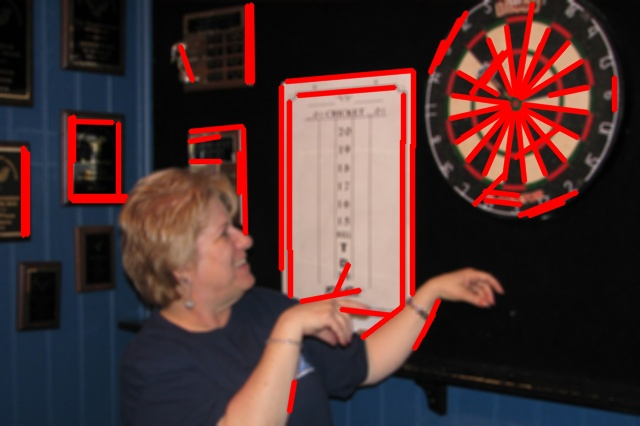
//> input picture Object Detection/dart_segment/dart0.jpg, 640 x 426 px
$ ./face dart_segment/dart0.jpg 3 3   (built with g++ and OpenCV 4)
//> lines starting //> are read from the running program, lines starting //| are printed output that depends on the picture; after the words box and inside, x2 and y2 are one past the last pixel; in counts of white or black regions, pixels touching at a corner belong together
/*  Dartboard detector using OpenCV
 *  Image Processing and Computer Vision 2013
 *  aa1462, ff13400, do1303
 */

#include "opencv.hpp"
#include "objdetect/objdetect.hpp"
#include "highgui/highgui.hpp"
#include "imgproc/imgproc.hpp"

#include <iostream>
#include <stdio.h>

using namespace std;
using namespace cv;

/** Function Headers */
void detectAndSave(Mat frame,int,int);
void circle_hough_transform (Mat& img, vector<Vec3f>& circles);
void detectDartBoards(Mat& frame, Mat& frame_gray, std::vector<Rect>& boards,vector<Vec4i>&,int, int);
void circleHough(Mat& img_gray, vector<Vec3f>& circles);
void detectLines(Mat &frame, vector<Vec4i>& lines);

/** Global variables */
CascadeClassifier dartClassifier;
string dartHaarFile = "dartcascade.xml";

string window_name = "Capture - Face detection";

/**
 * @function The main function is responsible for loading in the image and calling the other feature
 * detecting functions. It then saves out the image.
 */
int main( int argc, const char** argv )
{
    //Read in the image file as both a color and a grayscale image
	Mat frame = imread(argv[1], CV_LOAD_IMAGE_COLOR);
//> frame is the input picture: 426 rows x 640 cols, CV_8UC3; mean B, G, R 49.5, 49.8, 76.8
	Mat frame_gray = imread(argv[1], CV_LOAD_IMAGE_GRAYSCALE);

    /* This is for debugging and can be set in the MakeFile. It defines whether to show the
     * gray scale version of the image
     */
#ifdef GRAY_SCALE
	namedWindow("Gray scale", CV_WINDOW_AUTOSIZE);
	imshow("Gray scale", frame_gray);
	waitKey(0);
#endif

    //If we can't load the Haar feature file then quit
	if(!dartClassifier.load(dartHaarFile)){
        printf("--(!)Error loading\n");
        return -1;
    };

    //Detect the dartboards before saving the file
	detectAndSave(frame, atoi(argv[2]), atoi(argv[3]));

	return 0;
}

/**
 * @function detectAndSave - This function creates different copies of the images based on what
 *                           they require. It then calls the relevant functions.
 *
 * @param img - A reference to the image that will be checked for dartboards
 * @param threshold - A value used
 *
 */
void detectAndSave(Mat img, int max_dist, int min_line_count)
{
//> called with max_dist = 3, min_line_count = 3
	vector<Rect> dartboards;
    vector<Vec4i> lines;
	Mat img_gray;
	Mat blurred_img, blurred_img_gray;
	Mat equalized_img_gray, equalized_blurred_img_gray;

    //Smooth the image with a gaussian blur
	GaussianBlur(img, blurred_img, Size(5, 5), 2, 2);
    //Create a copy of the image that is in grayscale
	cvtColor(img, img_gray, CV_BGR2GRAY);
    //Create a copy of the smoothed image in grayscale
	cvtColor(blurred_img, blurred_img_gray, CV_BGR2GRAY);
    //Equalize the histograms because converting it to grayscale shifts the colour range
	equalizeHist(blurred_img_gray, equalized_blurred_img_gray);
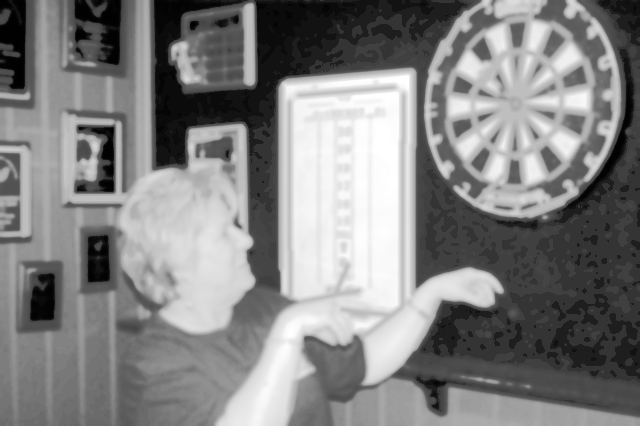
//> equalized_blurred_img_gray: 426 rows x 640 cols, CV_8UC1; min 0, max 255, mean 129.9
	equalizeHist(img_gray, equalized_img_gray);

	//EQUALIZED
    //	dartClassifier.detectMultiScale( equalized_img_gray, dartboards, 1.05, 5, 0|CV_HAAR_SCALE_IMAGE,
    //			Size(50, 50), Size(500,500) );

	//BLURRED
	//dartClassifier.detectMultiScale(blurred_img_gray, dartboards, 1.05, 2, 0|CV_HAAR_SCALE_IMAGE,
     //                             Size(50, 50), Size(500,500) );
	//BLURRED + EQUALIZED
	/* We use a scale value of 1.05 rather than 1.1. This means we scale by a different amount each step
	 * so can detect more boards of different sizes.
     */
	dartClassifier.detectMultiScale( equalized_blurred_img_gray, dartboards, 1.05, 3, 0|CV_HAAR_SCALE_IMAGE,
			Size(50, 50), Size(500,500) );
//> dartboards = 1 Rect (x, y, width, height): [436, 20, 160, 160]

	//Detect circles without blur
    //	detect_circle (img,img_gray, dartboards);

    //Detect the lines
    detectLines(blurred_img, lines);
//> in detectLines, `Canny(frameGray, thresholdedImage, 50, 200, 3);`:
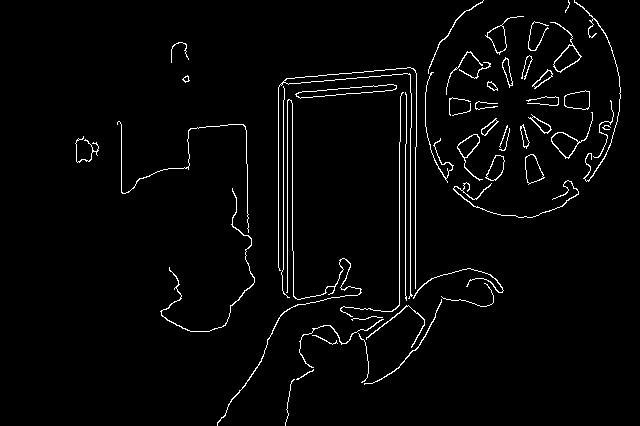
//> thresholdedImage: 426 rows x 640 cols, CV_8UC1; 2.7% white in thin lines or dots, all inside (x1, y1, x2, y2) = (75, 0, 621, 426)
//> in detectLines, `HoughLinesP(thresholdedImage, lines, 1, CV_PI/180, 40, 30, 10);`: lines = 45 lines (x1, y1, x2, y2), first 8: [287, 297, 287, 100], [410, 295, 410, 128], [415, 295, 415, 147], [283, 269, 283, 100], [278, 267, 278, 87], [399, 313, 399, 142], [405, 307, 405, 144], [292, 250, 292, 103]
//> lines = 45 items, first 8: [287, 297, 287, 100], [410, 295, 410, 128], [415, 295, 415, 147], [283, 269, 283, 100], [278, 267, 278, 87], [399, 313, 399, 142], [405, 307, 405, 144], [292, 250, 292, 103]
	//Detect circles with blur
	detectDartBoards(img, blurred_img_gray, dartboards, lines, max_dist, min_line_count);


#ifndef FINAL
	for( int i = 0; i < dartboards.size(); i++ )
	{
		rectangle(img, Point(dartboards[i].x, dartboards[i].y), Point(dartboards[i].x + dartboards[i].width, dartboards[i].y + dartboards[i].height), Scalar( 0, 255, 0 ), 2);
	}
#endif

    //Write out the final image
	imwrite("output.jpg", img);
}


/**
 * @function detectDartBoards - Given a gray frame, this function draws all circles detected.
 *
 * @param frame - The image to draw the detected circles onto
 * @param frameGray - A grayscale version of the image
 * @param boards - A vector of all the dartboards that have been detected with the Haar feature classifier
 *
 */
void detectDartBoards(Mat& frame, Mat& frameGray, std::vector<Rect>& boards, vector<Vec4i>& lines,
		int max_dist,	int min_line_count)
{
	vector<Rect> candidates;
	vector<Vec3f> circles;
	vector<int> votes;
	vector<int> closest_sq_dist;
	vector<int> closest_sq_index;
	vector<int> line_num_in;
	Vec4i l;
	int min_index;
	int radius;

	double dist;
	double x_c, y_c;

	//Detects the circles in the image
    circleHough(frameGray, circles);
//> in circleHough, `addWeighted(abs_grad_x, 0.5, abs_grad_y, 0.5, 0, grad);`:
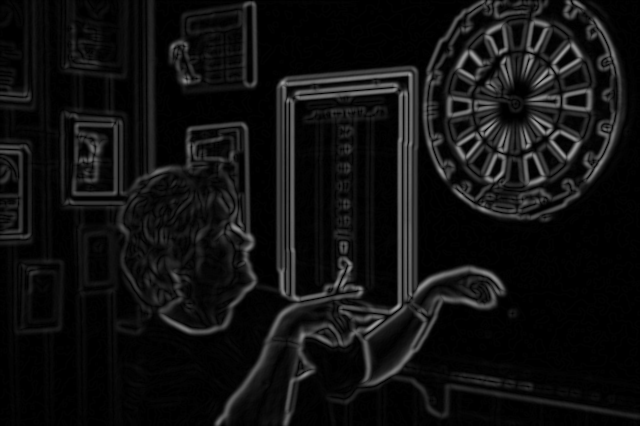
//> grad: 426 rows x 640 cols, CV_8UC1; min 0, max 159, mean 17
//> in circleHough, `HoughCircles(grad, circles, CV_HOUGH_GRADIENT, 1, imgGray.rows/3, 150,..`: circles = 1 circle (x, y, radius): [517.5, 119.5, 94.6]
//> the loop in circleHough, `for (int i = 0; i < circles.size(); i++)` made 1 pass
//> radius on pass 1: 95
//> circles = 1 item: [517.5, 119.5, 94.6]
	std::cout << "Classifier: " << boards.size() << "; hough_circle: " <<\
    circles.size () << "; line_num:" << lines.size ()<< std::endl;
//| Classifier: 1; hough_circle: 1; line_num:45

#ifndef FINAL
    for( size_t i = 0; i < circles.size(); i++ )
  	{
      	Point center(cvRound(circles[i][0]), cvRound(circles[i][1]));
      	int radius = cvRound(circles[i][2]);
      	// circle center
        circle( frame, center, 3, Scalar(0,255,0), -1, 8, 0 );
      	// circle outline
      	circle( frame, center, radius, Scalar(0,0,255), 3, 8, 0 );
   	}
//> this loop made 1 pass
//> (center, radius) on pass 1: (Point(518, 120), 95)
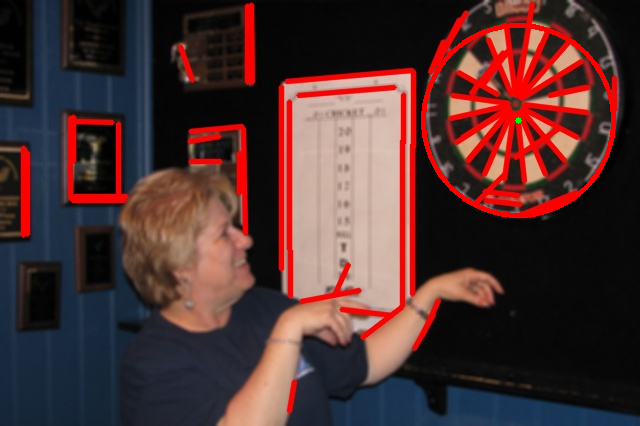
//> frame: 426 rows x 640 cols, CV_8UC3; 1.1% of pixels changed, all inside (x1, y1, x2, y2) = (421, 23, 616, 218)
    for(size_t i = 0; i < lines.size(); i++)
    {
        Vec4i l = lines[i];
        line(frame, Point(l[0], l[1]), Point(l[2], l[3]), Scalar(255,255,255), 1, CV_AA);
    }
//> this loop made 45 passes
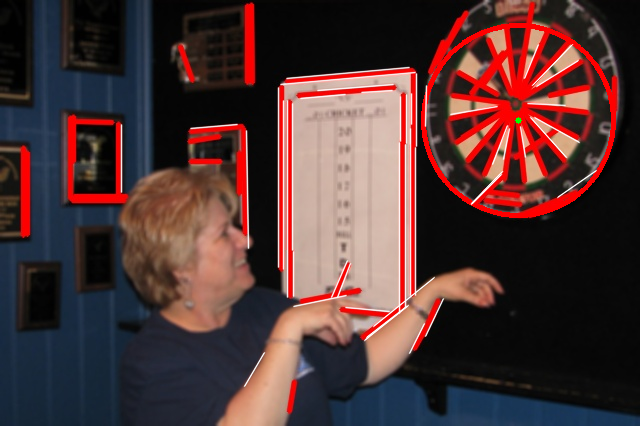
//> frame: 426 rows x 640 cols, CV_8UC3; 3.49% of pixels changed, all inside (x1, y1, x2, y2) = (120, 44, 598, 388)
#endif

	//initialize the votes
	votes.clear ();
	for (int i = 0; i < circles.size (); i++){
		votes.push_back (0);
		line_num_in.push_back(0);
		closest_sq_dist.push_back(999999);
		closest_sq_index.push_back(-1);
	}
//> this loop made 1 pass
	//iterate over all the board candidates detected by the circle hough transform
	for (int i = 0; i < circles.size (); i++){
		//Creates a Point object for the center of the circle
		Point circ_c (circles[i][0], circles[i][1]);
		radius = cvRound(circles[i][2]);
		//make the haar-like features vote
		for (int j = 0; j < boards.size (); j++){
			//get the square center
			x_c = boards[j].x + (boards[j].width/2.0);
			y_c = boards[j].y + (boards[j].height/2.0);

			//Represent its center as a Point object
			Point rect_c (x_c, y_c);
			//Calculate the distance between the center of the circle and the center of the
			//square
			dist = norm(rect_c - circ_c);

			//If the distance is smaller than a threshold, then the detected square votes
			//for the circle as a dartboard
			if ( dist <= max_dist) {
				//Vote
				votes[i]++;
				//Check if the current square is the closest to the circle
				if ( dist < closest_sq_dist[i] ){
					//if it is store is information
					closest_sq_dist[i] = dist;
					closest_sq_index[i] = j;
				}
			}
		}

		//count the number of lines within the circle
		for (int j = 0; j < lines.size ();j++){
			l = lines[j];
			int midPointX = ((l[2]-l[0])/2) + l[0];
			int midPointY = ((l[3]-l[1])/2) + l[1];
			Point mid_point (midPointX, midPointY);


			//if the line is within the circle it votes.
			dist = norm(mid_point - circ_c);
			if (dist <= radius){
				line_num_in[i]++;
			}
		}
	}
//> this loop made 1 pass
//> (circ_c, radius, x_c, y_c, dist, l) on pass 1: (Point(517, 119), 95, 516, 100, 40.26, [534, 117, 579, 142])
//> after the loop, x_c = 516; y_c = 100; dist = 40.26; line_num_in = [14]

		//count the number of lines in the circles and process the votes
		for (int j = 0; j < circles.size();j++){
			cout << j << ":" << line_num_in[j]<<endl;
			if (line_num_in[j] > min_line_count)
				votes[j]++;
		}

	//Print the detected boards
	for (int i = 0; i < circles.size ();i++){
		if (votes[i] >= 1){
			//It was voted at least once to be a dart board. Let's consider it a dartboard
			Point center (circles[i][0], circles[i][1]);
			radius = cvRound(circles[i][2]);
			circle( frame, center, radius, Scalar(255,255,0), 3, 8, 0 );
		}
	}
//> this loop made 1 pass
//> (center, radius) on pass 1: (Point(517, 119), 95)
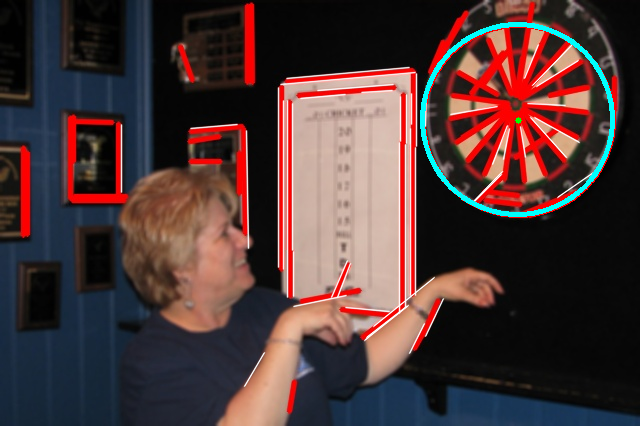
//> frame: 426 rows x 640 cols, CV_8UC3; 1.09% of pixels changed, all inside (x1, y1, x2, y2) = (420, 22, 615, 217)
//> the loop in detectAndSave, `for( int i = 0; i < dartboards.size(); i++ )` made 1 pass
//> after the loop in detectAndSave, `for( int i = 0; i < dartboards.size(); i++ )`:
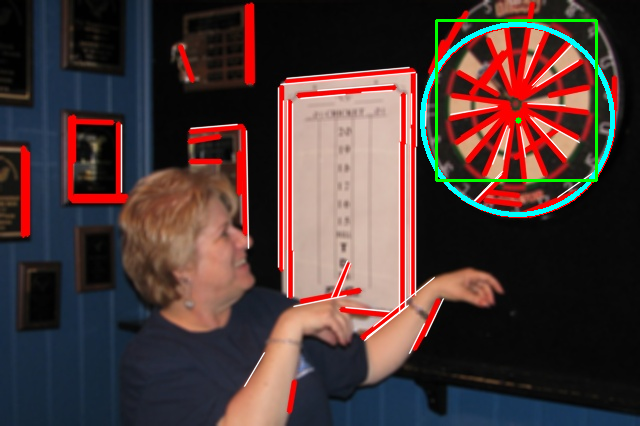
//> img: 426 rows x 640 cols, CV_8UC3; 0.7% of pixels changed, all inside (x1, y1, x2, y2) = (435, 19, 598, 182)

//	if ( boards.size () > 0 ){
//			rectangle(frame, Point(boards[min_index].x-5, boards[min_index].y-5), Point(boards[min_index].x + boards[min_index].width + 5, boards[min_index].y + boards[min_index].height + 5), Scalar( 255, 255, 0 ), 2);
//	}
}

/**
 * @function circleHough - Given a gray frame, this function applies a sobel filter to it before executing the
 *                         Hough circles function.
 *
 * @param imgGray - The image to draw the detected circles onto
 * @param circles - A vector where all detected circles will be stored
 *
 */
void circleHough(Mat& imgGray, vector<Vec3f>& circles)
{
	Mat grad_x, grad_y;
	Mat abs_grad_x, abs_grad_y;
	Mat grad;
  	int ddepth = CV_16S;
  	int scale = 1;
  	int delta = 0;

	// Gradient X
	Sobel(imgGray, grad_x, ddepth, 1, 0, 3, scale, delta, BORDER_DEFAULT);
	convertScaleAbs( grad_x, abs_grad_x );

	// Gradient Y
	Sobel(imgGray, grad_y, ddepth, 0, 1, 3, scale, delta, BORDER_DEFAULT);
	convertScaleAbs(grad_y, abs_grad_y);

	// Total Gradient (approximate)
	addWeighted(abs_grad_x, 0.5, abs_grad_y, 0.5, 0, grad);
#ifdef STEP
	namedWindow(window_name, CV_WINDOW_AUTOSIZE);
	imshow(window_name, grad);
	waitKey(0);
#endif
	/* We change the minimum distance between the circle centres to reduce the number of circles
	 * that are being detected. Ina  dart board we have a lot of circles in th3 same area.
	 */
	HoughCircles(grad, circles, CV_HOUGH_GRADIENT, 1, imgGray.rows/3, 150, 80, 10, 200);
	//If we try to reduce the maximum radius of the circles we want, in the function call
	//above, circles of radius much smaller than the maximum will not be detected.
	//Therefore, we keep that maximum radius higher and then after the detection, we
	//remove those circles that we deem too big
	for (int i = 0; i < circles.size(); i++){
      	int radius = cvRound(circles[i][2]);
		if (radius > 150){
			circles.erase(circles.begin()+i);
			i--;
		}
	}
}

void detectLines(Mat &frame, vector<Vec4i>& lines)
{
    Mat frameGray, thresholdedImage, detectedLines;

    //Convert to grayscale
    cvtColor(frame, frameGray, CV_BGR2GRAY);

    //Apply Canny edge detection
    Canny(frameGray, thresholdedImage, 50, 200, 3);

    //Apply Hough Lines detection
    HoughLinesP(thresholdedImage, lines, 1, CV_PI/180, 40, 30, 10);
}
